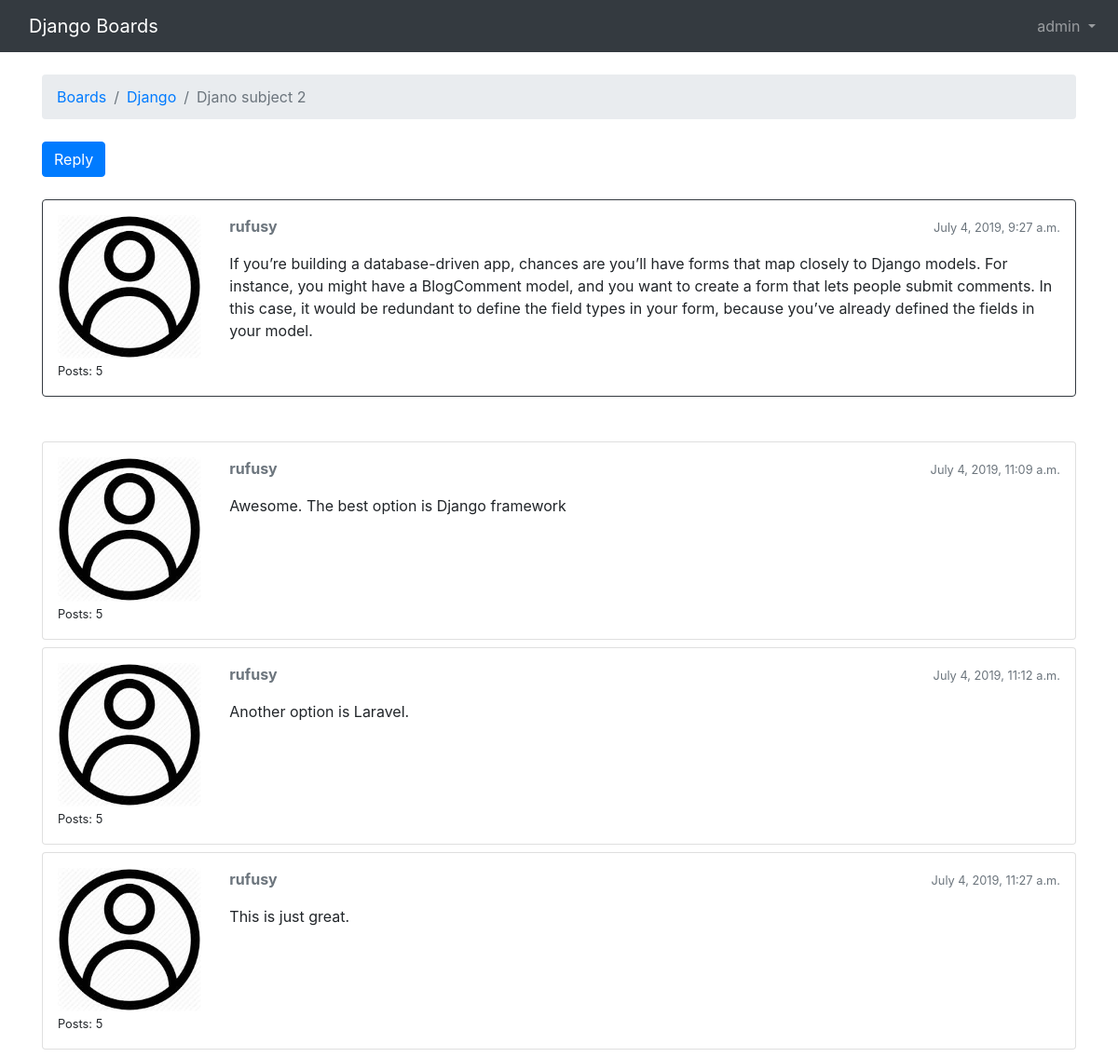
The app's page /boards/1/topics/6/ (signed in) with its own data.
### boards/models.py (models this page shows, shortened)
class Topic(models.Model):
    subject = models.CharField(max_length=255)
    last_updated = models.DateTimeField(auto_now_add=True)
    board = models.ForeignKey(Board, related_name='topics', on_delete=models.CASCADE)
    starter = models.ForeignKey(User, related_name='topics', on_delete=models.CASCADE)
    views = models.PositiveIntegerField(default=0)

class Board(models.Model):
    name = models.CharField(max_length=30, unique=True)
    description = models.CharField(max_length=100)

class Post(models.Model):
    message = models.TextField(max_length=4000)
    topic = models.ForeignKey(Topic, related_name='posts', on_delete=models.CASCADE)
    created_at = models.DateTimeField(auto_now_add=True)
    updated_at = models.DateTimeField(null=True)
    created_by = models.ForeignKey(User, related_name='posts', on_delete=models.CASCADE)
    updated_by = models.ForeignKey(User, null=True, related_name='+', on_delete=models.CASCADE)

### boards/views.py (the view)
# urls.py: path('boards/<int:pk>/topics/<int:topic_pk>/', views.topic_posts, name='topic_posts'),
def topic_posts(request, pk, topic_pk):
	topic = get_object_or_404(Topic,board_id=pk, pk=topic_pk)
	topic.views += 1
	topic.save()
	return render(request, 'topic_posts.html', {'topic':topic})

### templates/topic_posts.html (shortened to what this page needs)
{% extends 'base.html' %}
{% load static %}
{% block breadcrumb %}
  <li class="breadcrumb-item"><a href="{% url 'home' %}">Boards</a></li>
  <li class="breadcrumb-item"><a href="{% url 'board_topics' topic.board.pk %}">{{ topic.board.name }}</a></li>
  <li class="breadcrumb-item active">{{ topic.subject }}</li>
{% endblock %}
{% block content %}
 <div class="mb-4">
    <a href="{% url 'reply_topic' topic.board_id topic.pk %}" class="btn btn-primary" role="button">Reply</a>
  </div>
	{% for post in topic.posts.all %}
	<div class="card mb-2 {% if forloop.first %}border-dark mb-5 {% endif %}">
		<div class="card-body p-3 ">
			<div class="row">
				<div class="col-2">
					<img src="{% static 'img/user.jpeg' %}" alt="{{ post.created_by.username }}" class="w-100">
					<small>Posts: {{ post.created_by.posts.count }}</small>
				</div>
				<div class="col-10">
					<div class="row mb-3">
						<div class="col-6">
							<strong class="text-muted">{{ post.created_by.username }}</strong>
						</div>
						<div class="col-6 text-right">
							<small class="text-muted">{{ post.created_at }}</small>
						</div>
					</div>
					{{ post.message }}
				</div>
			</div>
		</div>
	</div>
	{% endfor%}
{% endblock %}

### templates/base.html (shortened to what this page needs)
{% load static %}<!DOCTYPE html>
<html>
  <head>
    <link rel="stylesheet" href="https://stackpath.bootstrapcdn.com/bootstrap/4.3.1/css/bootstrap.min.css">
  </head>
  <body>
    {% block body %}
    <nav class="navbar navbar-expand-lg navbar-dark bg-dark">
      <div class="container">
        <a class="navbar-brand" href="{% url 'home' %}">Django Boards</a>
      </div>
      <div class="collapse navbar-collapse" id="mainMenu">
      {% if user.is_authenticated %}
      <ul class="navbar-nav ml-auto">
        <li class="nav-item dropdown">
          <a class="nav-link dropdown-toggle" href="#" id="userMenu" data-toggle="dropdown" aria-haspopup="true" aria-expanded="false">
            {{ user.username }}
          </a>
        </li>
      </ul>
      {% endif %}
    </div>
    </nav>
    <div class="container">
      <ol class="breadcrumb my-4">
        {% block breadcrumb %}
        {% endblock %}
      </ol>
      {% block content %}
      {% endblock %}
    </div>
    {% endblock body %}
  </body>
</html>

### records on screen
Topic: board.name "Django", subject "Djano subject 2"
Post: created_by.posts.count "5", created_by.username "rufusy", created_at "July 4, 2019, 9:27 a.m.", message "If you’re building a database-driven app, chances are you’ll have forms that map closely to Django models. For instance, you might have a BlogComment model, and you want to create a form that lets people submit comments. In this case, it would be redundant to define the field types in your form, because you’ve already defined the fields in your model."
Post: created_by.posts.count "5", created_by.username "rufusy", created_at "July 4, 2019, 11:09 a.m.", message "Awesome. The best option is Django framework"
Post: created_by.posts.count "5", created_by.username "rufusy", created_at "July 4, 2019, 11:12 a.m.", message "Another option is Laravel."
Post: created_by.posts.count "5", created_by.username "rufusy", created_at "July 4, 2019, 11:27 a.m.", message "This is just great."

### other values on screen
{{ user.username }} "admin"
